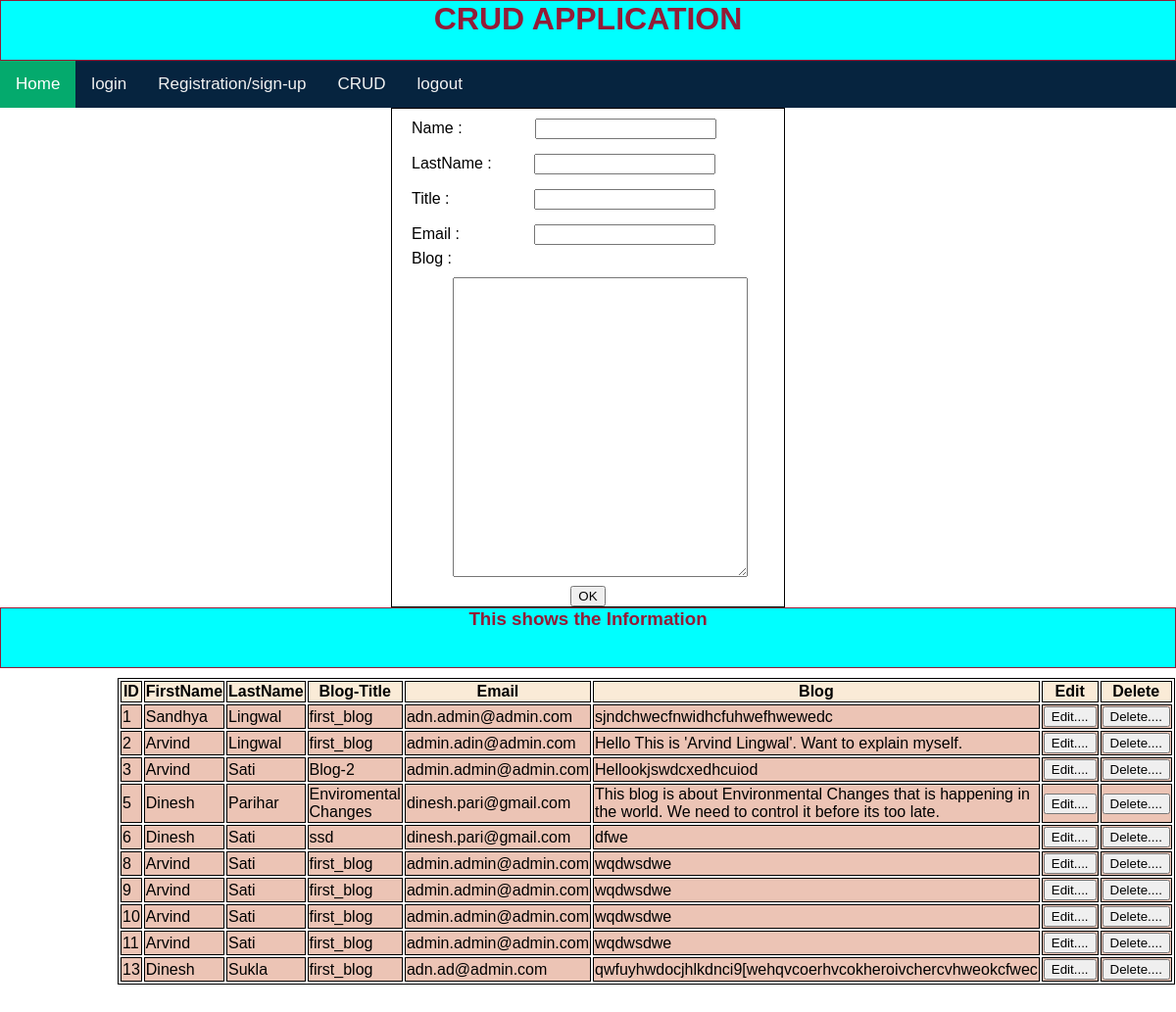
The app's page /crud with its own data.
### core/models.py (models this page shows, shortened)
class Information(models.Model):
    user = models.ForeignKey(User, on_delete=models.CASCADE, null=True, blank=True)
    firstname = models.CharField(max_length=25)
    lastname = models.CharField(max_length=25)
    blog_title = models.CharField(max_length=50)
    email = models.EmailField(max_length=30, blank=True)
    blog = models.TextField()

### core/views.py (the view, shortened to what this page needs)
# urls.py: path('crud', views.create, name='create'),
def create(request):
    data = Information.objects.all()
    context = {
        "data_info": data,
    }
    return render(request, 'crud.html', context)

### templates/crud.html (shortened to what this page needs)
{% extends "base.html" %}
{% block content %}
<form method="POST" class="container">
    <label for="firstname" class="label"> Name : </label><input type="text" name="firstname" id="fname"><br>
    <label for="lastname" class="label"> LastName :</label><input type="text" name="lastname" id="lname"><br>
    <label for="blog_title" class="label">Title : </label><input type="text" name="blog_title" id="title"><br>
    <label for="email" class="label">Email : </label><input type="text" name="email" id="email"><br>
    <label for="blog" class="label">Blog :</label><br><textarea type="text" name="blog" id="blog" cols="35" rows="20"></textarea><br>
    <center><input type="submit" value="OK"></center>
</form>
     <h3>This shows the Information</h3>
    {% if data_info %}
    <table>
    <thead>
        <tr>
            <th>ID</th>
            <th>FirstName</th>
            <th>LastName</th>
            <th>Blog-Title</th>
            <th>Email</th>
            <th>Blog</th>
            <th>Edit</th>
            <th>Delete</th>
        </tr>
    <tbody>
        {% for inf in data_info %}
        <tr>
            <td>{{ inf.id }}</td>
            <td>{{ inf.firstname }}</td>
            <td>{{ inf.lastname }}</td>
            <td>{{ inf.blog_title }}</td>
            <td>{{ inf.email }}</td>
            <td>{{ inf.blog }}</td>
            <td ><a href = "{% url 'edit' id=inf.id %}" style="color: Blue">
                <button>Edit....</button>
                </a>
            </td>
            <td ><a href = '{% url 'delete' id=inf.id %}'>
                <button>Delete....</button>
                </a>
            </td>
        </tr>
    {% endfor %}
    </tbody>
    </thead>
    </table>
    {% endif %}
{% endblock %}

### templates/base.html (shortened to what this page needs)
<!DOCTYPE html>
<html lang="en">
<head>
    </head>
    <body>
    <h1></b><b>CRUD APPLICATION </b>  </h1>
    <div class="topnav" id="myTopnav">
        <a href="{% url "home" %}" class="active">Home</a>
        <a href="{% url "login" %}" class="'active">login</a>
        <a href="#">Registration/sign-up</a>
        <a href="{% url 'create' %}">CRUD</a>
        <a href="#"> logout</a>
    </div>
    {% block content %}
     {% endblock %}
    </body>
</html>

### templates/base.html (style rules this page uses)
body { margin: 0; font-family: Arial, Helvetica, sans-serif; }
h1, h3 { margin: Auto; text-align: center; color: #931c37; background-color: aqua; border: solid 1px; height: 60px; }
.topnav { overflow: hidden; background-color: #06243f; }
.topnav a { float: left; display: block; color: #f2f2f2; text-align: center; padding: 14px 16px; text-decoration: none; font-size: 17px; }
.topnav a.active { background-color: #04AA6D; color: white; }

### records on screen
Information: id "1", firstname "Sandhya", lastname "Lingwal", blog_title "first_blog", email "adn.admin@admin.com", blog "sjndchwecfnwidhcfuhwefhwewedc"
Information: id "2", firstname "Arvind", lastname "Lingwal", blog_title "first_blog", email "admin.adin@admin.com", blog "Hello This is 'Arvind Lingwal'. Want to explain myself."
Information: id "3", firstname "Arvind", lastname "Sati", blog_title "Blog-2", email "admin.admin@admin.com", blog "Hellookjswdcxedhcuiod"
Information: id "5", firstname "Dinesh", lastname "Parihar", blog_title "Enviromental Changes", email "dinesh.pari@gmail.com", blog "This blog is about Environmental Changes that is happening in the world. We need to control it before its too late."
Information: id "6", firstname "Dinesh", lastname "Sati", blog_title "ssd", email "dinesh.pari@gmail.com", blog "dfwe"
Information: id "8", firstname "Arvind", lastname "Sati", blog_title "first_blog", email "admin.admin@admin.com", blog "wqdwsdwe"
Information: id "9", firstname "Arvind", lastname "Sati", blog_title "first_blog", email "admin.admin@admin.com", blog "wqdwsdwe"
Information: id "10", firstname "Arvind", lastname "Sati", blog_title "first_blog", email "admin.admin@admin.com", blog "wqdwsdwe"
Information: id "11", firstname "Arvind", lastname "Sati", blog_title "first_blog", email "admin.admin@admin.com", blog "wqdwsdwe"
Information: id "13", firstname "Dinesh", lastname "Sukla", blog_title "first_blog", email "adn.ad@admin.com", blog "qwfuyhwdocjhlkdnci9[wehqvcoerhvcokheroivchercvhweokcfwec"
